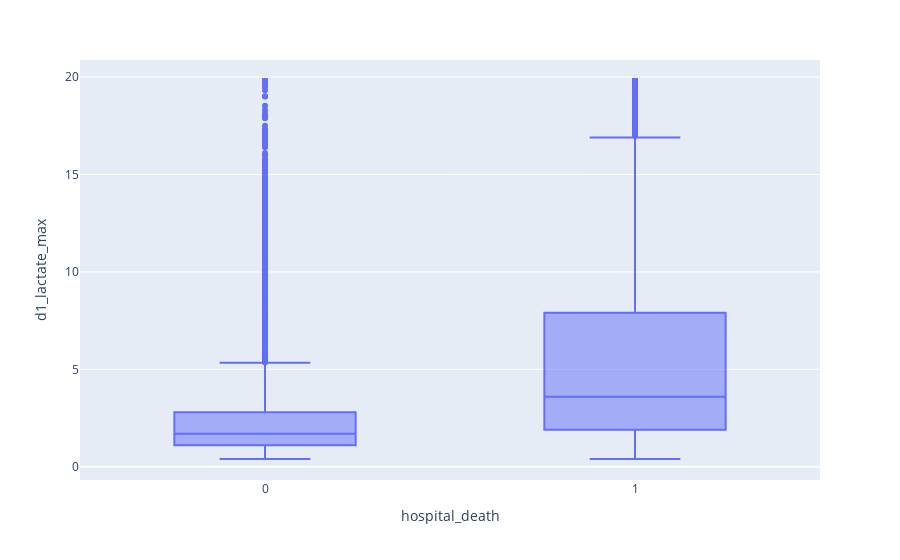

Source (notebook cell):
### Code cell
#Boxplot
box_var_y = "d1_lactate_max" #@param ['age', 'bmi', 'elective_surgery', 'ethnicity', 'gender', 'height', 'hospital_admit_source', 'icu_admit_source', 'icu_id', 'icu_stay_type', 'icu_type', 'pre_icu_los_days', 'readmission_status', 'weight', 'albumin_apache', 'apache_2_diagnosis', 'apache_3j_diagnosis', 'apache_post_operative', 'arf_apache', 'bilirubin_apache', 'bun_apache', 'creatinine_apache', 'fio2_apache', 'gcs_eyes_apache', 'gcs_motor_apache', 'gcs_unable_apache', 'gcs_verbal_apache', 'glucose_apache', 'heart_rate_apache', 'hematocrit_apache', 'intubated_apache', 'map_apache', 'paco2_apache', 'paco2_for_ph_apache', 'pao2_apache', 'ph_apache', 'resprate_apache', 'sodium_apache', 'temp_apache', 'urineoutput_apache', 'ventilated_apache', 'wbc_apache', 'd1_diasbp_invasive_max', 'd1_diasbp_invasive_min', 'd1_diasbp_max', 'd1_diasbp_min', 'd1_diasbp_noninvasive_max', 'd1_diasbp_noninvasive_min', 'd1_heartrate_max', 'd1_heartrate_min', 'd1_mbp_invasive_max', 'd1_mbp_invasive_min', 'd1_mbp_max', 'd1_mbp_min', 'd1_mbp_noninvasive_max', 'd1_mbp_noninvasive_min', 'd1_resprate_max', 'd1_resprate_min', 'd1_spo2_max', 'd1_spo2_min', 'd1_sysbp_invasive_max', 'd1_sysbp_invasive_min', 'd1_sysbp_max', 'd1_sysbp_min', 'd1_sysbp_noninvasive_max', 'd1_sysbp_noninvasive_min', 'd1_temp_max', 'd1_temp_min', 'h1_diasbp_invasive_max', 'h1_diasbp_invasive_min', 'h1_diasbp_max', 'h1_diasbp_min', 'h1_diasbp_noninvasive_max', 'h1_diasbp_noninvasive_min', 'h1_heartrate_max', 'h1_heartrate_min', 'h1_mbp_invasive_max', 'h1_mbp_invasive_min', 'h1_mbp_max', 'h1_mbp_min', 'h1_mbp_noninvasive_max', 'h1_mbp_noninvasive_min', 'h1_resprate_max', 'h1_resprate_min', 'h1_spo2_max', 'h1_spo2_min', 'h1_sysbp_invasive_max', 'h1_sysbp_invasive_min', 'h1_sysbp_max', 'h1_sysbp_min', 'h1_sysbp_noninvasive_max', 'h1_sysbp_noninvasive_min', 'h1_temp_max', 'h1_temp_min', 'd1_albumin_max', 'd1_albumin_min', 'd1_bilirubin_max', 'd1_bilirubin_min', 'd1_bun_max', 'd1_bun_min', 'd1_calcium_max', 'd1_calcium_min', 'd1_creatinine_max', 'd1_creatinine_min', 'd1_glucose_max', 'd1_glucose_min', 'd1_hco3_max', 'd1_hco3_min', 'd1_hemaglobin_max', 'd1_hemaglobin_min', 'd1_hematocrit_max', 'd1_hematocrit_min', 'd1_inr_max', 'd1_inr_min', 'd1_lactate_max', 'd1_lactate_min', 'd1_platelets_max', 'd1_platelets_min', 'd1_potassium_max', 'd1_potassium_min', 'd1_sodium_max', 'd1_sodium_min', 'd1_wbc_max', 'd1_wbc_min', 'h1_albumin_max', 'h1_albumin_min', 'h1_bilirubin_max', 'h1_bilirubin_min', 'h1_bun_max', 'h1_bun_min', 'h1_calcium_max', 'h1_calcium_min', 'h1_creatinine_max', 'h1_creatinine_min', 'h1_glucose_max', 'h1_glucose_min', 'h1_hco3_max', 'h1_hco3_min', 'h1_hemaglobin_max', 'h1_hemaglobin_min', 'h1_hematocrit_max', 'h1_hematocrit_min', 'h1_inr_max', 'h1_inr_min', 'h1_lactate_max', 'h1_lactate_min', 'h1_platelets_max', 'h1_platelets_min', 'h1_potassium_max', 'h1_potassium_min', 'h1_sodium_max', 'h1_sodium_min', 'h1_wbc_max', 'h1_wbc_min', 'd1_arterial_pco2_max', 'd1_arterial_pco2_min', 'd1_arterial_ph_max', 'd1_arterial_ph_min', 'd1_arterial_po2_max', 'd1_arterial_po2_min', 'd1_pao2fio2ratio_max', 'd1_pao2fio2ratio_min', 'h1_arterial_pco2_max', 'h1_arterial_pco2_min', 'h1_arterial_ph_max', 'h1_arterial_ph_min', 'h1_arterial_po2_max', 'h1_arterial_po2_min', 'h1_pao2fio2ratio_max', 'h1_pao2fio2ratio_min', 'apache_4a_hospital_death_prob', 'apache_4a_icu_death_prob', 'aids', 'cirrhosis', 'diabetes_mellitus', 'hepatic_failure', 'immunosuppression', 'leukemia', 'lymphoma', 'solid_tumor_with_metastasis', 'apache_3j_bodysystem', 'apache_2_bodysystem']
box_var_x = "hospital_death"

px.box(icu_df, y=box_var_y, x=box_var_x)

### Figure 1 — Plotly figure (JSON) as saved in the notebook; plotly's stock layout.template omitted (floating-point values rounded to 4 significant figures; data arrays with more than 128 entries replaced by an {"elided": "..."} marker saying what was removed)
{"data": [{"alignmentgroup": "True", "hoverlabel": {"namelength": 0}, "hovertemplate": "hospital_death=%{x}<br>d1_lactate_max=%{y}", "legendgroup": "", "marker": {"color": "#636efa"}, "name": "", "notched": false, "offsetgroup": "", "orientation": "v", "showlegend": false, "type": "box", "x": {"elided": "91713 int values"}, "x0": " ", "xaxis": "x", "y": {"elided": "91713 float values"}, "y0": " ", "yaxis": "y"}], "layout": {"boxmode": "group", "legend": {"tracegroupgap": 0}, "margin": {"t": 60}, "xaxis": {"anchor": "y", "domain": [0, 1], "title": {"text": "hospital_death"}}, "yaxis": {"anchor": "x", "domain": [0, 1], "title": {"text": "d1_lactate_max"}}}}
